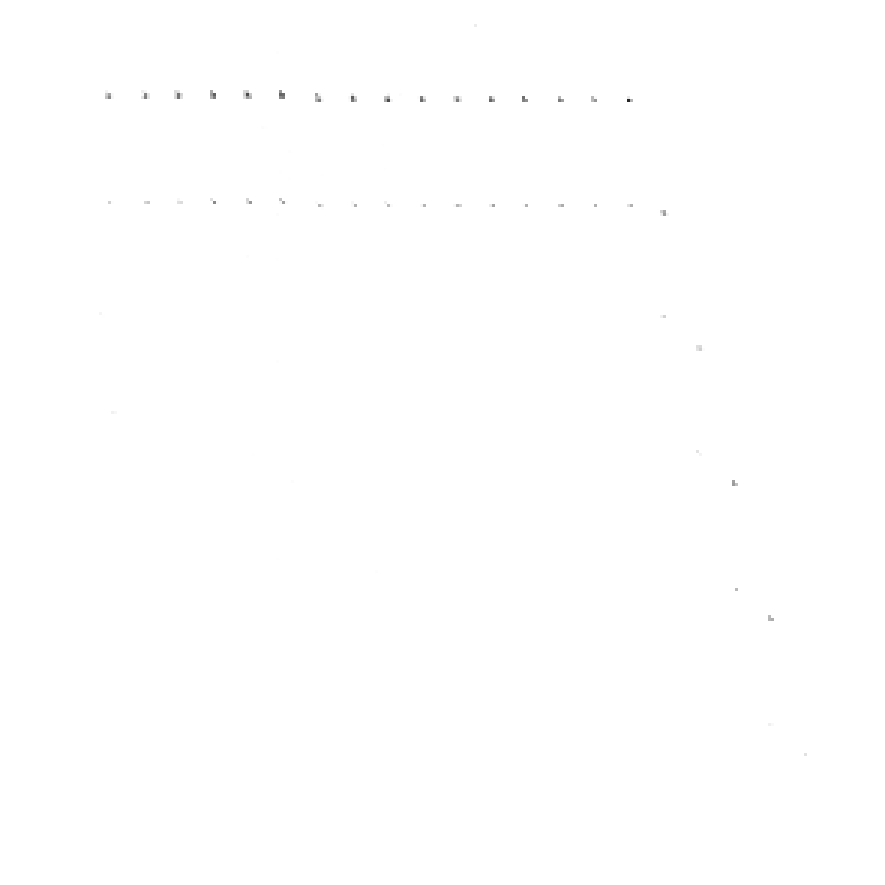
#> input picture app/evidence/head_fire/fine_test_feed_crop.png, 885 x 885 px
$ python colour_check.py ../evidence/head_fire/fine_test_feed_crop.png
#> lines starting #> are read from the running program, lines starting #| are printed output that depends on the picture; after the words box and inside, x2 and y2 are one past the last pixel; in counts of white or black regions, pixels touching at a corner belong together
#!/usr/bin/env python3
"""Measure a colour page scan (150 dpi grayscale) from colour_page.py: ring
continuity (dashes = per-band gaps), registration ticks at the right edge
(black vs colour tick rows), and the colour bar block positions.

    colour_check.py app/hybrid/evidence/page/scan_CP2314.png
"""
import sys, json
import numpy as np
from PIL import Image

PXMM = 150 / 25.4


def runs(mask, lo=1):
    idx = np.where(mask)[0]; g = []
    for i in idx:
        if g and i - g[-1][-1] <= 1: g[-1].append(i)
        else: g.append([i])
    return [(x[0], len(x)) for x in g if len(x) >= lo]


def main():
    a = np.asarray(Image.open(sys.argv[1]).convert('L')).astype(float)
    dark = a < 200
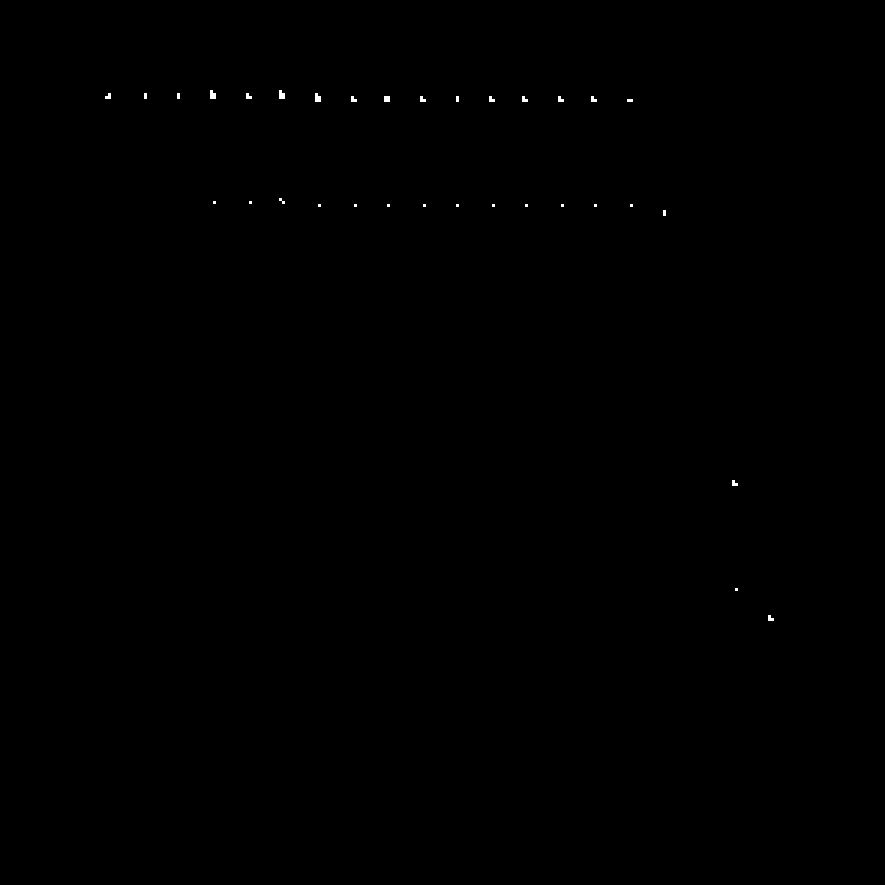
#> dark: shape (885, 885) bool; 0.09% white; 33 white regions (19 under 20 px), largest, box (x1, y1, x2, y2) and area: (210, 90, 216, 99) 45, (279, 90, 285, 99) 45, (315, 93, 321, 102) 45
    # page frame: longest horizontal dark run near the top and longest vertical run at the left
    rowlen = dark[:, :].sum(axis=1); ytop = int(np.argmax(rowlen[60:400])) + 60
#> after `rowlen = dark[:, :].sum(axis=1)`: rowlen = 885 values, max 63 at index 96, min 0 at index 0, mean 0.753
#> after `ytop = int(np.argmax(rowlen[60:400])) + 60`: ytop = 96
    collen = dark[ytop:ytop + 900, :].sum(axis=0); xleft = int(np.argmax(collen[40:400])) + 40
#> after `collen = dark[ytop:ytop + 900, :].sum(axis=0)`: collen = 885 values, max 9 at index 318, min 0 at index 0, mean 0.641
#> after `xleft = int(np.argmax(collen[40:400])) + 40`: xleft = 318
    xright = int(np.argmax(collen[xleft + 300:xleft + 700])) + xleft + 300
#> xright = 630
    print(f'frame: top y {ytop}, left x {xleft}, right x {xright} -> width {(xright - xleft) / PXMM:.1f} mm')
#| frame: top y 96, left x 318, right x 630 -> width 52.8 mm
    # registration ticks: black at W-12..W-9 mm, colour at W-8..W-6 (C), W-5.5..W-3.5 (M), W-3..W-1 (Y)
    def ticks(mm0, mm1, thr, name):
#> called with mm0 = 12, mm1 = 9, thr = 200, name = 'black'
        x0, x1 = xright - int(mm0 * PXMM), xright - int(mm1 * PXMM)
#> x0 = 560; x1 = 577
        prof = (a[ytop:ytop + 1100, x0:x1] < thr).sum(axis=1)
#> prof = 789 values, max 4 at index 3, min 0 at index 6, mean 0.0304
        r = runs(prof >= 0.5 * (x1 - x0))
#> in runs, `idx = np.where(mask)[0]`: idx = empty array
#> after the loop in runs, `for i in idx:`: g = []
#> r = []
        rows = [y for y, n in r]
#> rows = []
        print(f'{name} ticks rows (px below frame top): {rows[:30]}; pitch {np.mean(np.diff(rows)) / PXMM:.2f} mm' if len(rows) > 1 else f'{name}: {rows}')
#| black: []
        return rows
    kb = ticks(12, 9, 200, 'black')
#> kb = []
    cb = ticks(8, 6, 240, 'cyan')
#| cyan: []
#> cb = []
    mb = ticks(5.5, 3.5, 215, 'magenta')
#| magenta: []
#> mb = []
    yb = ticks(3, 1, 245, 'yellow')
#| yellow: []
#> yb = []
    if kb and mb:
        d = [min(abs(m - k) for k in kb) for m in mb]
        print(f'magenta tick offset from nearest black tick: median {np.median(d) / PXMM:.2f} mm')
    # ring dashes: column through the ring sides at radius 22 mm (magenta) left of the page centre
    cx = (xleft + xright) // 2; cy = ytop + int(110 * PXMM)
#> after `cx = (xleft + xright) // 2`: cx = 474
#> after `cy = ytop + int(110 * PXMM)`: cy = 745
    for name, rad, thr in (('magenta ring r=22', 22, 215), ('cyan ring r=30', 30, 240), ('yellow ring r=14', 14, 245)):
        x = cx - int(rad * PXMM)
        prof = (a[cy - int(15 * PXMM):cy + int(15 * PXMM), x - 4:x + 5] < thr).sum(axis=1)
        r = runs(prof >= 2, lo=2)
        print(f'{name}: segments (len mm) {[round(n / PXMM, 1) for y, n in r]}; gaps mm {[round((r[i + 1][0] - r[i][0] - r[i][1]) / PXMM, 1) for i in range(len(r) - 1)]}')
#> this loop made 3 passes
#> x on passes 1 to 3: 345, 297, 392
#| magenta ring r=22: segments (len mm) []; gaps mm []
#| cyan ring r=30: segments (len mm) []; gaps mm []
#| yellow ring r=14: segments (len mm) []; gaps mm []


if __name__ == '__main__':
    main()

$ run again, on app/evidence/head_fire/colour_scan-marks.png
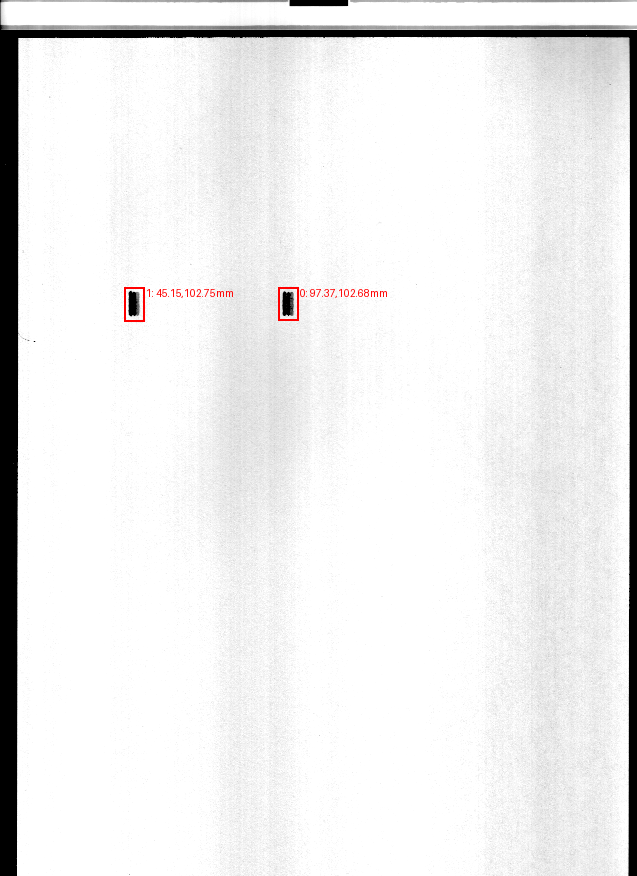
#> input picture app/evidence/head_fire/colour_scan-marks.png, 637 x 876 px
#> in main, `dark = a < 200`:
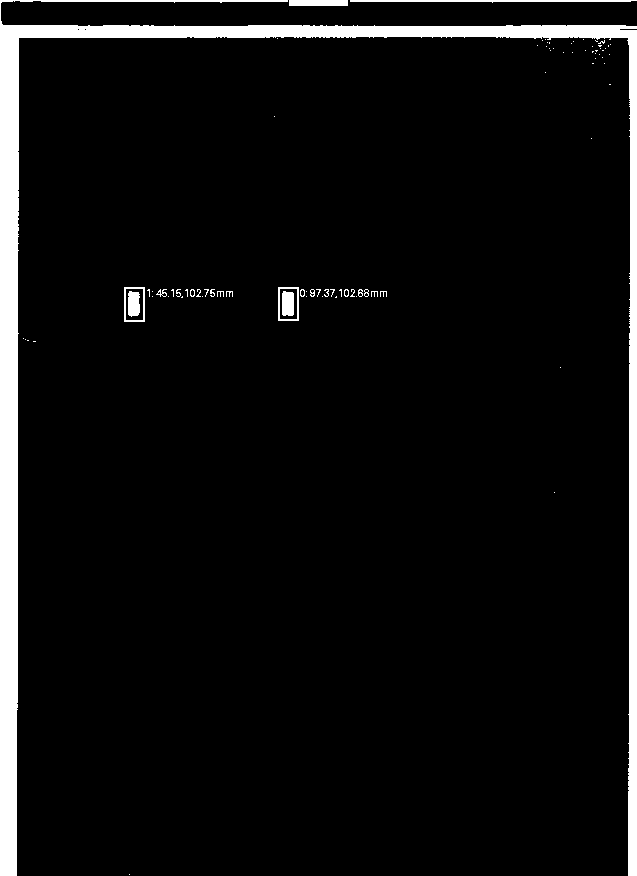
#> dark: shape (876, 637) bool; 5.8% white; 85 white regions (64 under 20 px), largest, box (x1, y1, x2, y2) and area: (0, 0, 637, 876) 30061, (350, 0, 637, 3) 569, (289, 0, 348, 6) 354
#> rowlen = 876 values, max 637 at index 26, min 1 at index 6, mean 37.1
#> ytop = 296
#> collen = 637 values, max 580 at index 0, min 0 at index 19, mean 24.82
#> xleft = 124
#> xright = 630
#| frame: top y 296, left x 124, right x 630 -> width 85.7 mm
#> x0 = 560; x1 = 577
#> prof = 580 values, max 1 at index 71, min 0 at index 0, mean 0.00172
#> idx = empty array
#> after the loop in runs, `for i in idx:`: g = []
#| black: []
#> the loop in runs (call 2), `for i in idx:` made 494 passes
#> i on passes 5 to 7: 6, 7, 8
#| cyan ticks rows (px below frame top): [0, 2, 6, 14, 19, 22, 26, 38, 40, 43, 52, 55, 70, 73, 91, 95, 105, 110, 113, 122, 151, 153, 161, 163, 165, 170, 173, 186, 198, 206]; pitch 1.50 mm
#> cb = 64 values from 0 to 558
#| magenta: []
#> mb = []
#| yellow ticks rows (px below frame top): [70, 149, 206, 252, 280, 331, 366, 369, 377, 391, 401, 468, 535]; pitch 6.56 mm
#> yb = [70, 149, 206, 252, 280, 331, 366, 369, 377, 391, 401, 468, 535]
#> cx = 377
#> cy = 945
#> the loop in main, `for name, rad, thr in (('magenta ring r=22', 22, 215), ('cyan ring r=3..` made 3 passes
#> x on passes 1 to 2: 248, 200
#> (printed output is left out)
